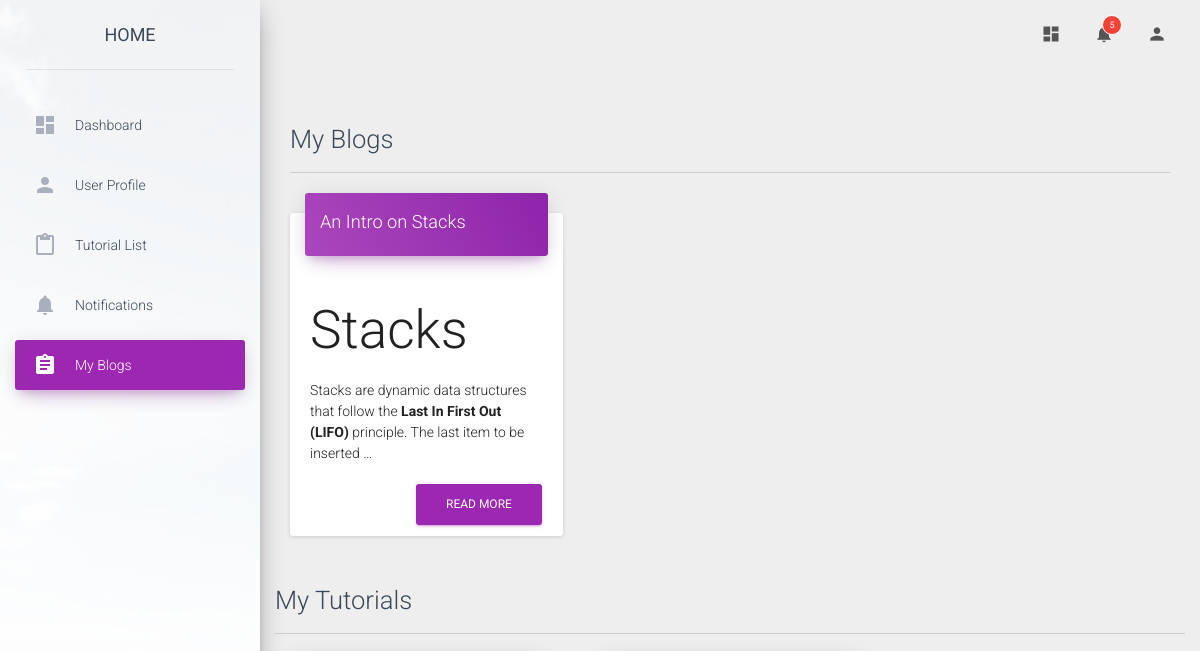
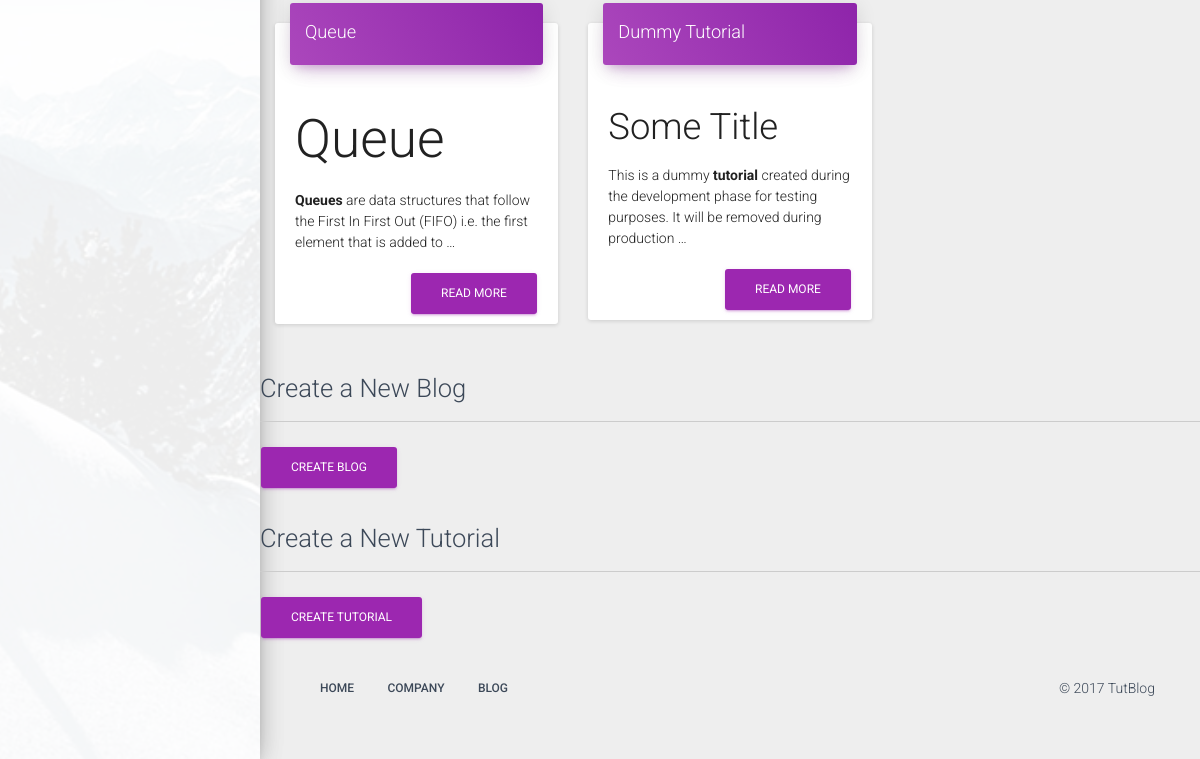
The page /myblogs/ (signed in) on the database as committed earlier (2 pictures, top to bottom).
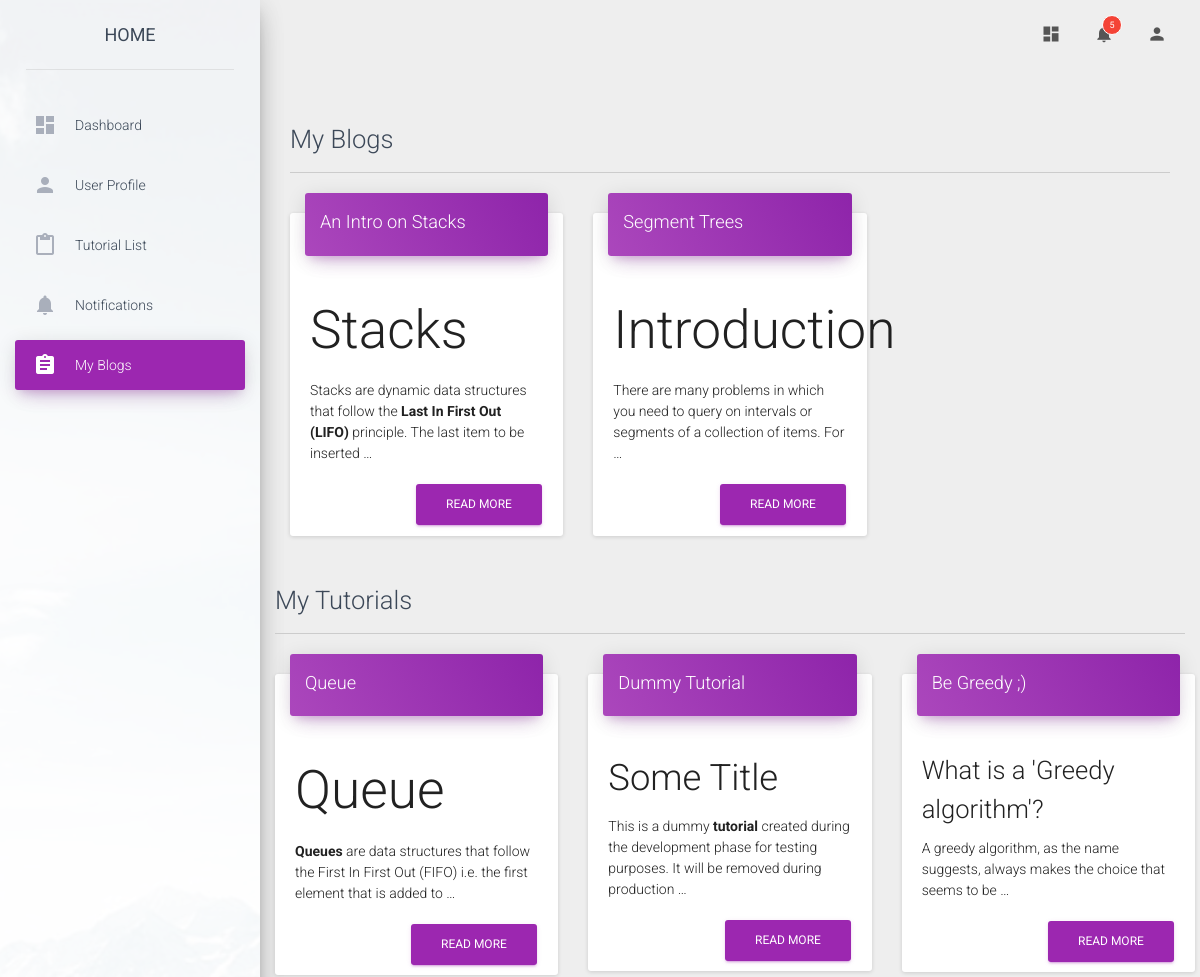
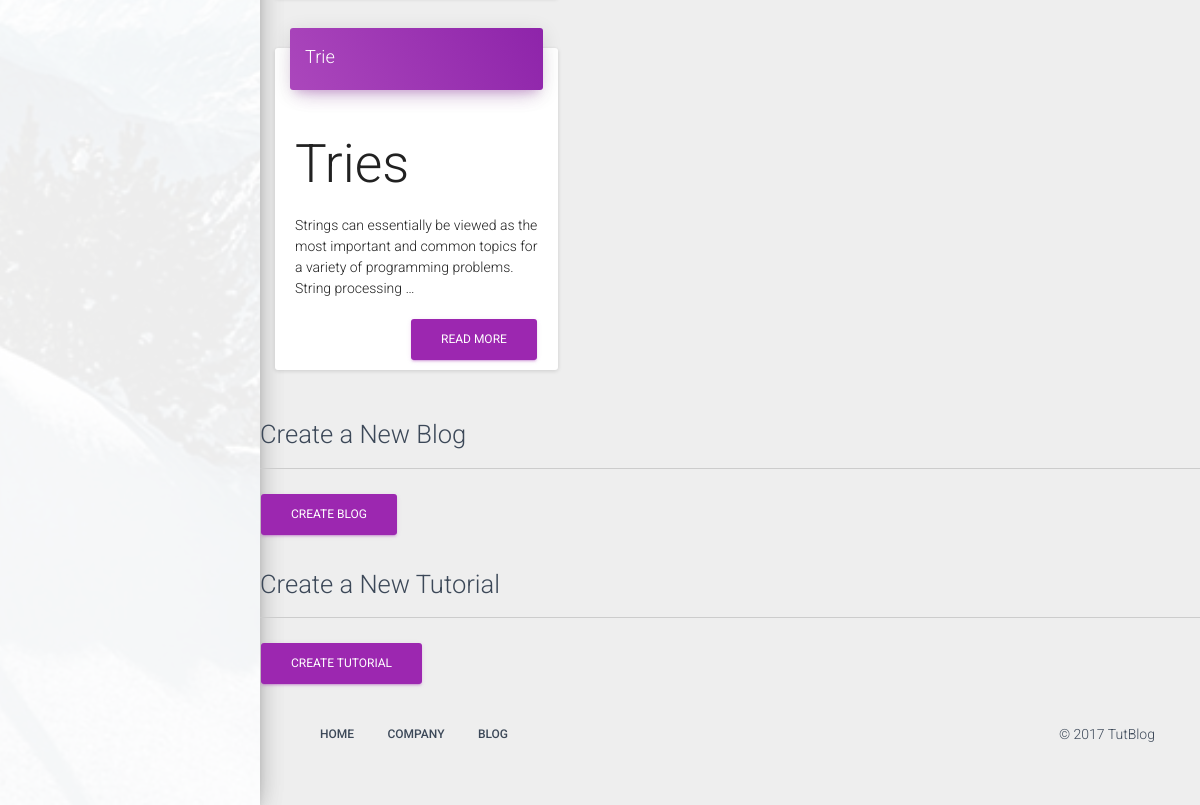
The same page on the database as committed later (2 pictures, top to bottom).
### Blogs/models.py (models this page shows, shortened)
class Blog(models.Model):
	title = models.CharField(max_length=100, unique=True)
	slug = models.SlugField(max_length=100, unique=True)
	body = models.TextField()
	isTut = models.BooleanField(default=False)
	created = models.DateTimeField(db_index=True, auto_now_add=True)
	category = models.ManyToManyField(Category)
	updated = models.DateTimeField(db_index=True, auto_now=True)
	author = models.ForeignKey(User, on_delete=models.CASCADE)
	tags = models.ManyToManyField(Tags, blank = True)
	upvotes = models.ManyToManyField(User, related_name='blog_upvotes', blank=True)
	downvotes = models.ManyToManyField(User, related_name='blog_downvotes', blank=True)
	total_votes = models.IntegerField(default = 0)

### User/views.py (the view)
# urls.py: url(r'^myblogs/$', views.myblogs, name='myblogs'),
@login_required(login_url="/login/")
def myblogs(request):
	user=request.user
	blogs=user.blog_set.filter(isTut=False)
	tutorials=user.blog_set.filter(isTut=True)
	return render(request,"myblogs.html", { 'blogs': blogs, 'tutorials': tutorials, })

### Templates/myblogs.html (shortened to what this page needs)
<!doctype html>
{% load static %}
<html lang="en">
<head>
	<link href="{% static 'bootstrap/css/bootstrap.min.css' %}" rel="stylesheet" />
	<link href="{% static 'material-dashboard/css/material-dashboard.css' %}" rel="stylesheet"/>
	<link href="{% static 'material-dashboard/css/dashboard.css' %}" rel="stylesheet" />
	<link href="{% static 'ihover/css/ihover.min.css' %}" rel="stylesheet" />
	<link href="{% static 'font-awesome/css/font-awesome.min.css' %}" rel="stylesheet">
</head>
<body>
	<div class="wrapper">
		<div class="sidebar" data-color="purple" data-image="../static/material-dashboard/img/sidebar-1.jpg">
			<div class="logo">
				<a href="{% url 'home' %}" class="simple-text">
					Home
				</a>
			</div>
			<div class="sidebar-wrapper">
				<ul class="nav">
					<li >
						<a href="{% url 'dashboard'%}">
							<i class="material-icons">dashboard</i>
							<p>Dashboard</p>
						</a>
					</li>
					<li>
						<a href="{% url 'user'%}">
							<i class="material-icons">person</i>
							<p>User Profile</p>
						</a>
					</li>
					<li>
						<a href="{% url 'tut_ds'%}">
							<i class="material-icons">content_paste</i>
							<p>Tutorial List</p>
						</a>
					</li>
					<li>
						<a href="{% url 'notifications'%}">
							<i class="material-icons text-gray">notifications</i>
							<p>Notifications</p>
						</a>
					</li>
					<li class="active">
						<a href="{% url 'myblogs'%}">
							<i class="material-icons">assignment</i>
							<p>My Blogs</p>
						</a>
					</li>
				</ul>
			</div>
		</div>
		<div class="main-panel">
			<nav class="navbar navbar-transparent navbar-absolute">
				<div class="container-fluid">
					<div class="collapse navbar-collapse">
						<ul class="nav navbar-nav navbar-right">
							<li>
								<a href="#pablo" class="dropdown-toggle" data-toggle="dropdown">
									<i class="material-icons">dashboard</i>
								</a>
							</li>
							<li class="dropdown">
								<a href="#" class="dropdown-toggle" data-toggle="dropdown">
									<i class="material-icons">notifications</i>
									<span class="notification">5</span>
								</a>
							</li>
							<li>
								<a href="#pablo" class="dropdown-toggle" data-toggle="dropdown">
									<i class="material-icons">person</i>
								</a>
							</li>
						</ul>
					</div>
				</div>
			</nav>
			<div class="content">
				<div class="container-fluid">
					<div class="row">
						<div class="col-sm-12">
							<h3>My Blogs</h3>
						<hr/>
					</div>
					{% for blog in blogs %}
						<div class="col-sm-4">
							<div class="card">
								<div class="card-header" data-background-color="purple">
									<h4 class="title">{{ blog.title }}</h4>
								</div>
								<div class="card-content">
									<p>{{ blog.body|safe|truncatewords:"20"|linebreaks }}</p>
									<form action="{% url 'blog_detail' blog.id %}"><button class="btn btn-primary pull-right" type="submit" name="button">Read More</button></form>
								</div>
							</div>
						</div>
					{% endfor %}
					{% if request.user.is_superuser %}
						<div class="row">
							<div class="col-sm-12">
								<h3>My Tutorials</h3>
							<hr/>
						</div>
						{% for blog in tutorials %}
							{% if forloop.counter|divisibleby:3 %}
							<div class="row">
							{% endif %}
							<div class="col-sm-4">
								<div class="card">
									<div class="card-header" data-background-color="purple">
										<h4 class="title">{{ blog.title }}</h4>
									</div>
									<div class="card-content">
										<p>{{ blog.body|safe|truncatewords:"20"|linebreaks }}</p>
										<form action="{% url 'blog_detail' blog.id %}"><button class="btn btn-primary pull-right" type="submit" name="button">Read More</button></form>
									</div>
								</div>
							</div>
							{% if forloop.counter|divisibleby:3 %}
							</div>
							{% endif %}
						{% endfor %}
					{% endif %}
					<div class="row">
						<div class="col-sm-12">
							<h3>Create a New Blog</h3>
						<hr/>
						</div>
					</div>
					<div class="row">
						<div class="col-sm-12">
							<form action="{% url 'create_blog' %}"><button class="btn btn-primary" type="submit" name="button">Create Blog</button></form>
						</div>
					</div>
					{% if request.user.is_superuser %}
					<div class="row">
						<div class="col-sm-12">
							<h3>Create a New Tutorial</h3>
						<hr/>
						</div>
					</div>
					<div class="row">
						<div class="col-sm-12">
							<form action="{% url 'tut_create' %}"><button class="btn btn-primary" type="submit" name="button">Create Tutorial</button></form>
						</div>
					</div>
					{% endif %}
				</div>
			</div>
			<footer class="footer">
				<div class="container-fluid">
						<nav class="pull-left">
							<ul>
								<li>
									<a href="{% url 'home' %}">
										Home
									</a>
								</li>
								<li>
									<a href="#">
										Company
									</a>
								</li>
								<li>
									<a href="{% url 'blog_index' %}">
										Blog
									</a>
								</li>
							</ul>
						</nav>
						<p class="copyright pull-right">
							&copy; <script>document.write(new Date().getFullYear())</script> TutBlog</a>
						</p>
					</div>
			</footer>
		</div>
	</div>
</body>
</html>

### static/material-dashboard/css/dashboard.css (style rules this page uses)
hr { display: block; height: 1px; border: 0; border-top: 1px solid #ccc; margin: 1em 0; padding: 0; }

Rows that differ between the two databases and show on the page:
added Blog: title "Segment Trees", body "Introduction There are many problems in which you need to query on intervals or segments of a collection of items. For …", shown under "My Blogs"
added Blog: title "Be Greedy ;)", body "What is a 'Greedy algorithm'? A greedy algorithm, as the name suggests, always makes the choice that seems to be …", shown under "My Tutorials"
added Blog: title "Trie", body "Tries Strings can essentially be viewed as the most important and common topics for a variety of programming problems. String processing …", shown under "My Tutorials"
